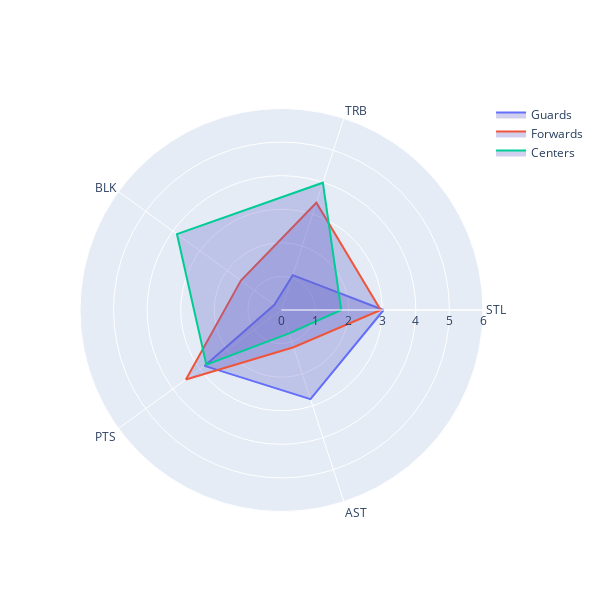

The notebook cell this image was saved under:
### Code cell
concatted = pd.concat([g_p, f_p, c_p])
concatted = concatted.round(2)
print(concatted)

t1 = time.time()

# Create the polar plot with multiple traces
fig = go.Figure()

# Add trace for the first DataFrame
fig.add_trace(go.Scatterpolar(
    r=closed_g['Col B'],
    theta=closed_g['Col A'],
    mode='lines',
    name='Guards',
    fill='toself',  # Fill area under the curve
    fillcolor='rgba(100, 100, 200, 0.3)'
))

# Add trace for the second DataFrame
fig.add_trace(go.Scatterpolar(
    r=closed_f['Col B'],
    theta=closed_f['Col A'],
    mode='lines',
    name='Forwards',
    fill='toself',  # Fill area under the curve
    fillcolor='rgba(100, 100, 200, 0.3)'
))

fig.add_trace(go.Scatterpolar(
    r=closed_c['Col B'],
    theta=closed_c['Col A'],
    mode='lines',
    name='Centers',
    fill='toself',  # Fill area under the curve
    fillcolor='rgba(100, 100, 200, 0.3)'
))

# Update the layout to set the radial axis range
fig.update_layout(
    width = 600,
    height= 600,
    polar=dict(
        radialaxis=dict(
            range=[0, 6]  # Set the desired range for the radial axis
        )
    ))

### Figure 1 — Plotly figure (JSON) as saved in the notebook; plotly's stock layout.template omitted (floating-point values rounded to 4 significant figures)
{"data": [{"fill": "toself", "fillcolor": "rgba(100, 100, 200, 0.3)", "mode": "lines", "name": "Guards", "r": [3.041, 1.09, 0.2624, 2.831, 2.79, 3.041], "theta": ["STL", "TRB", "BLK", "PTS", "AST", "STL"], "type": "scatterpolar"}, {"fill": "toself", "fillcolor": "rgba(100, 100, 200, 0.3)", "mode": "lines", "name": "Forwards", "r": [2.953, 3.359, 1.493, 3.517, 1.165, 2.953], "theta": ["STL", "TRB", "BLK", "PTS", "AST", "STL"], "type": "scatterpolar"}, {"fill": "toself", "fillcolor": "rgba(100, 100, 200, 0.3)", "mode": "lines", "name": "Centers", "r": [1.778, 3.985, 3.848, 2.766, 0.7316, 1.778], "theta": ["STL", "TRB", "BLK", "PTS", "AST", "STL"], "type": "scatterpolar"}], "layout": {"height": 600, "polar": {"angularaxis": {"type": "category"}, "radialaxis": {"autorange": false, "range": [0, 6], "type": "linear"}}, "width": 600}}
